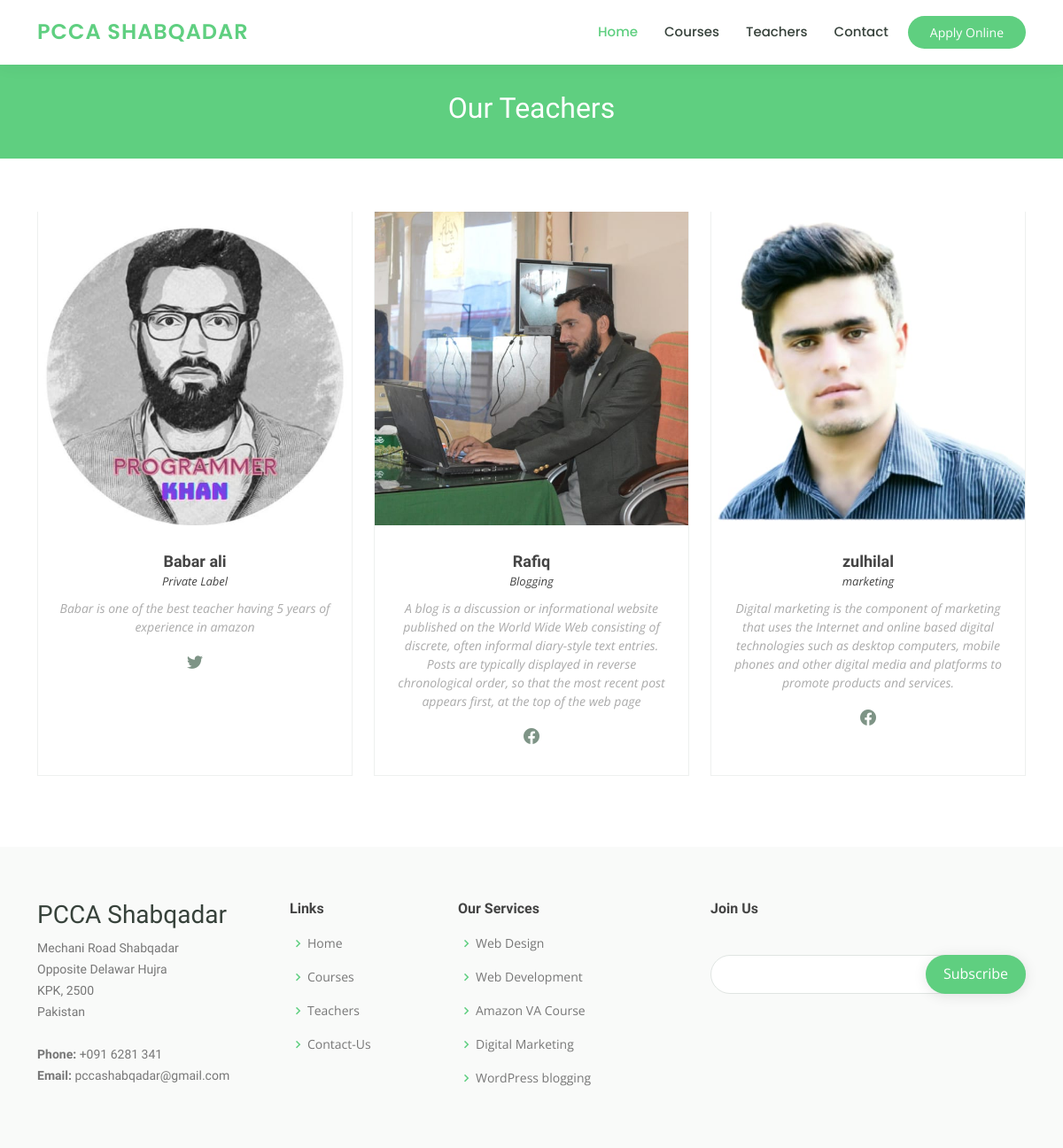
Page /teacher/ on the committed database.
### academy/models.py (models this page shows, shortened)
class Add_teacher(models.Model):
	select_img = models.ImageField(upload_to='teacher_images', null=True, blank = True)
	teacher_name=models.CharField(max_length=120)
	teacher_skill=models.CharField(max_length=120)
	teacher_desc=models.TextField()
	twitter=models.CharField(max_length=2000, null=True, blank=True)
	facebook=models.CharField(max_length=2000, null=True, blank=True)
	instagram=models.CharField(max_length=2000, null=True, blank=True)

### academy/views.py (the view)
# urls.py: path('teacher/', views.teacher, name='teacher'),
def teacher(request):
	all_teachers = Add_teacher.objects.all()
	context = {'all_teachers': all_teachers}
	return render(request, 'academy/teachers.html', context)

### templates/academy/teachers.html (shortened to what this page needs)
{% extends 'basics/basic.html' %}
{% load static %}
{% block content %}
{% include 'basics/navbar.html' %}
  <main id="main" data-aos="fade-in">
    <div class="breadcrumbs">
      <div class="container">
        <h2>Our Teachers</h2>
      </div>
    </div>
    <section id="trainers" class="trainers">
      <div class="container" data-aos="fade-up">
        <div class="row" data-aos="zoom-in" data-aos-delay="100">
          {% for i in all_teachers %}
          <div class="col-lg-4 col-md-6 d-flex align-items-stretch">
            <div class="member">
              <img src="/media/{{i.select_img}}" class="img-fluid" alt="">
              <div class="member-content">
                <h4>{{i.teacher_name}}</h4>
                <span>{{i.teacher_skill}}</span>
                <p>
                  {{i.teacher_desc}}
                </p>
                <div class="social">
                  {% if i.twitter %}
                    <a href="{{i.twitter}}" target="__blank"><i class="bi bi-twitter"></i></a>
                  {% endif %}
                  {% if i.facebook %}
                    <a href=""><i class="bi bi-facebook"></i></a>
                  {% endif %}
                </div>
              </div>
            </div>
          </div>
          {% endfor %}
        </div>
      </div>
    </section>
  </main>
  {% include 'basics/footer.html' %}
  {% endblock %}

### static/assets/css/style_2.css (style rules this page uses)
body { font-family: "Open Sans", sans-serif; color: #444444; }
a { color: #5fcf80; text-decoration: none; }
h1, h2, h3, h4, h5, h6 { font-family: "Raleway", sans-serif; }
section { padding: 60px 0; overflow: hidden; }
.breadcrumbs { margin-top: 73px; text-align: center; background: #5fcf80; padding: 30px 0; color: #fff; }
.breadcrumbs h2 { font-size: 32px; font-weight: 500; }
.trainers .member { text-align: center; margin-bottom: 20px; background: #fff; border: 1px solid #eef0ef; }
.trainers .member img { margin: -1px -1px 30px -1px; }
.trainers .member .member-content { padding: 0 20px 30px 20px; }
.trainers .member h4 { font-weight: 700; margin-bottom: 2px; font-size: 18px; }
.trainers .member span { font-style: italic; display: block; font-size: 13px; }
.trainers .member p { padding-top: 10px; font-size: 14px; font-style: italic; color: #aaaaaa; }
.trainers .member .social { margin-top: 15px; }
.trainers .member .social a { color: #7e9486; transition: 0.3s; }
.trainers .member .social i { font-size: 18px; margin: 0 2px; }

### rows in the picture
Add_teacher: select_img (picture), teacher_name "Babar ali", teacher_skill "Private Label", teacher_desc "Babar is one of the best teacher having 5 years of experience in amazon"
Add_teacher: select_img (picture), teacher_name "Rafiq", teacher_skill "Blogging", teacher_desc "A blog is a discussion or informational website published on the World Wide Web consisting of discrete, often informal diary-style text entries. Posts are typically displayed in reverse chronological order, so that the most recent post appears first, at the top of the web page"
Add_teacher: select_img (picture), teacher_name "zulhilal", teacher_skill "marketing", teacher_desc "Digital marketing is the component of marketing that uses the Internet and online based digital technologies such as desktop computers, mobile phones and other digital media and platforms to promote products and services."
